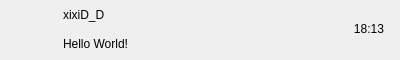
<?xml version="1.0" encoding="UTF-8"?>
<ui version="4.0">
 <class>ChatUserWid</class>
 <widget class="QWidget" name="ChatUserWid">
  <property name="geometry">
   <rect>
    <x>0</x>
    <y>0</y>
    <width>400</width>
    <height>60</height>
   </rect>
  </property>
  <property name="maximumSize">
   <size>
    <width>16777215</width>
    <height>60</height>
   </size>
  </property>
  <property name="windowTitle">
   <string>ChatUserWid</string>
  </property>
  <layout class="QHBoxLayout" name="horizontalLayout">
   <property name="spacing">
    <number>5</number>
   </property>
   <property name="leftMargin">
    <number>6</number>
   </property>
   <property name="topMargin">
    <number>2</number>
   </property>
   <property name="rightMargin">
    <number>6</number>
   </property>
   <property name="bottomMargin">
    <number>3</number>
   </property>
   <item>
    <widget class="QWidget" name="icon_wid" native="true">
     <property name="minimumSize">
      <size>
       <width>50</width>
       <height>50</height>
      </size>
     </property>
     <property name="maximumSize">
      <size>
       <width>50</width>
       <height>50</height>
      </size>
     </property>
     <layout class="QHBoxLayout" name="horizontalLayout_2">
      <property name="spacing">
       <number>0</number>
      </property>
      <property name="leftMargin">
       <number>0</number>
      </property>
      <property name="topMargin">
       <number>0</number>
      </property>
      <property name="rightMargin">
       <number>0</number>
      </property>
      <property name="bottomMargin">
       <number>0</number>
      </property>
      <item>
       <widget class="QLabel" name="icon_lb">
        <property name="minimumSize">
         <size>
          <width>45</width>
          <height>45</height>
         </size>
        </property>
        <property name="maximumSize">
         <size>
          <width>45</width>
          <height>45</height>
         </size>
        </property>
        <property name="text">
         <string/>
        </property>
       </widget>
      </item>
     </layout>
    </widget>
   </item>
   <item>
    <widget class="QWidget" name="user_info_wid" native="true">
     <layout class="QVBoxLayout" name="verticalLayout">
      <property name="spacing">
       <number>7</number>
      </property>
      <property name="leftMargin">
       <number>2</number>
      </property>
      <property name="topMargin">
       <number>2</number>
      </property>
      <property name="rightMargin">
       <number>2</number>
      </property>
      <property name="bottomMargin">
       <number>2</number>
      </property>
      <item>
       <widget class="QLabel" name="user_name_lb">
        <property name="text">
         <string>xixiD_D</string>
        </property>
       </widget>
      </item>
      <item>
       <widget class="QLabel" name="user_chat_lb">
        <property name="text">
         <string>Hello World!</string>
        </property>
       </widget>
      </item>
     </layout>
    </widget>
   </item>
   <item>
    <widget class="QWidget" name="time_wid" native="true">
     <property name="minimumSize">
      <size>
       <width>50</width>
       <height>50</height>
      </size>
     </property>
     <property name="maximumSize">
      <size>
       <width>50</width>
       <height>50</height>
      </size>
     </property>
     <layout class="QHBoxLayout" name="horizontalLayout_3">
      <item>
       <widget class="QLabel" name="time_lb">
        <property name="text">
         <string>18:13</string>
        </property>
        <property name="alignment">
         <set>Qt::AlignmentFlag::AlignCenter</set>
        </property>
       </widget>
      </item>
     </layout>
    </widget>
   </item>
  </layout>
 </widget>
 <resources/>
 <connections/>
</ui>
